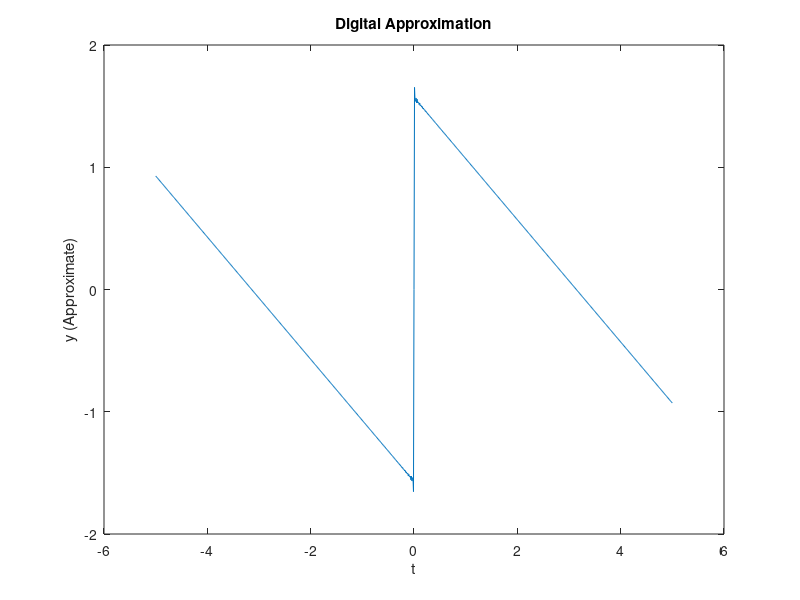
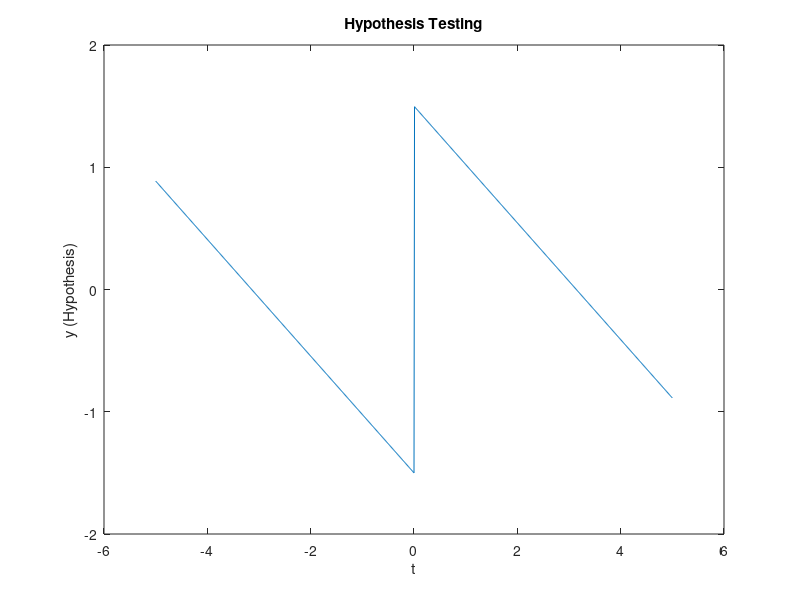
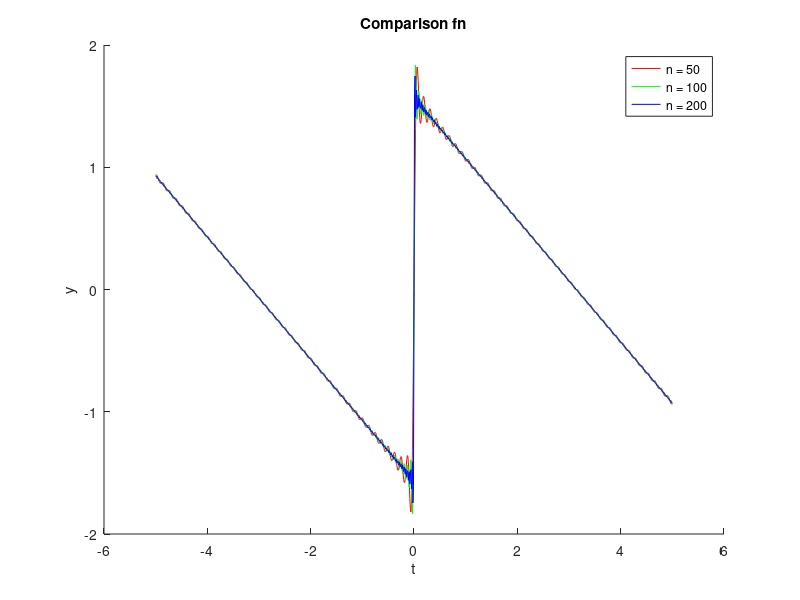
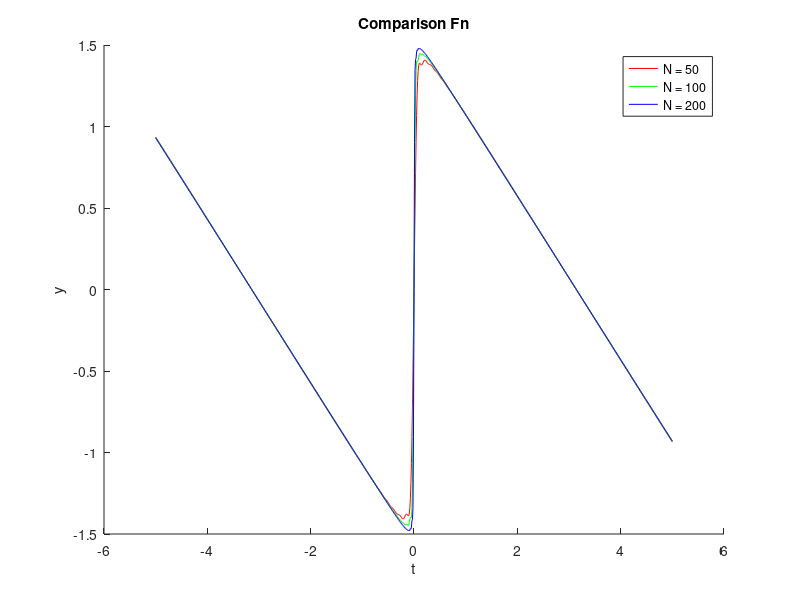

These charts were generated, in order, by the following MATLAB code:
%% Signal & System Experiment - Class 2 - Task 4
pace = 0.01;    % Determines accuracy, reduce to increase sampling rate.
range_t = [-5 5];   % Can be changed manually;
t = range_t(1):pace:range_t(2);

% Section 4.(1)
m = 999;    % Can be changed manually;
f = zeros(size(t));
for n = 1:m
    temp = sin(n*t)./n;
    f = f + temp;
end
figure('name','Task 4    Section 4.(1)', 'numbertitle','off');
plot(t,f); title('Digital Approximation'); xlabel('t'); ylabel('y (Approximate)');

% Section 4.(2)
f = 1.5*sawtooth(-t);
figure('name','Task 4    Section 4.(2)', 'numbertitle','off');
plot(t,f); title('Hypothesis Testing'); xlabel('t'); ylabel('y (Hypothesis)'); ylim([-2 2]);

% Section 4.(3)
f = zeros(size(t));
figure('name','Task 4    Section 4.(3)', 'numbertitle','off'); hold on;
for n = 1:50
    temp = sin(n*t)./n;
    f = f + temp;
end
plot(t,f,'r');
for n = 51:100
    temp = sin(n*t)./n;
    f = f + temp;
end
plot(t,f,'g');
for n = 101:200
    temp = sin(n*t)./n;
    f = f + temp;
end
plot(t,f,'b');
legend('n = 50', 'n = 100', 'n = 200'); title('Comparison fn'); xlabel('t'); ylabel('y');

% Section 4.(4)
figure('name','Task 4    Section 4.(4)', 'numbertitle','off'); hold on;
Sum = zeros(size(t));
for m = 1:50
    f = zeros(size(t));
    for n = 1:m
        temp = sin(n*t)./n;
        f = f + temp;
    end
    Sum = Sum + f;
end
F = Sum/50;
plot(t,F,'r');
for m = 51:100
    f = zeros(size(t));
    for n = 1:m
        temp = sin(n*t)./n;
        f = f + temp;
    end
    Sum = Sum + f;
end
F = Sum/100;
plot(t,F,'g');
for m = 101:200
    f = zeros(size(t));
    for n = 1:m
        temp = sin(n*t)./n;
        f = f + temp;
    end
    Sum = Sum + f;
end
F = Sum/200;
plot(t,F,'b');
legend('N = 50', 'N = 100', 'N = 200'); title('Comparison Fn'); xlabel('t'); ylabel('y');